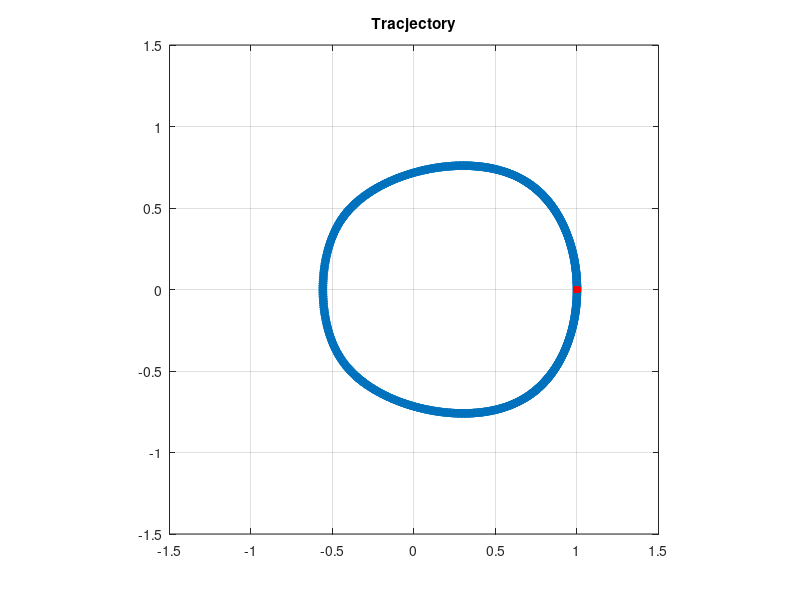

The MATLAB script that drew this image:
clear
% initial parameters
xSun = [0 0 0]';
x0 = [1 0 0]';
v0 = [0 6.3 0]';
h = 0.001;
max_t = 3;
maxStep = round(max_t/h);
xi = x0;
vi = v0;

%initial variables
tracjectory = zeros(3,maxStep);
velocity = tracjectory;
acceleration = tracjectory;
tracjectory(:,1) = x0;
velocity(:,1) = v0;
ri = abs(xi - xSun);
acceleration(:,1) = -4*3.1415^2./norm(ri.*ri).*ri;
% verlet loop
n = 1;
while(n < maxStep)
    % verlet
    ri = xi - xSun;
    ai = -4*3.1415^2./norm(ri.*ri.*ri).*ri;
    xi_1 = xi + h*vi + h^2/2*ai;
    ri_1 = xi_1 - xSun;
    ai_1 = -4*3.1415^2./norm(ri_1.*ri_1.*ri_1).*ri_1;
    vi_1 = vi + h/2*(ai_1+ai);
    % write data
    tracjectory(:,n+1) = xi_1;
    velocity(:,n+1) = vi_1;
    acceleration(:,n+1) = ai_1;
    % move to next step
    xi = xi_1;
    vi = vi_1;    
    n = n+1;
end
% subplot(1,3,1)
% hold on
% plot(tracjectory(1,:),tracjectory(2,:),'*')
% title('Tracjectory');
% scatter(tracjectory(1,1),tracjectory(2,1),'r','filled')
% axis([-1.5 1.5 -1.5 1.5])
% %axis equal
% subplot(1,3,2)
% hold on
% plot(velocity(1,:),velocity(2,:),'*')
% scatter(velocity(1,1),velocity(2,1),'r','filled')
% title('Velocity');
% subplot(1,3,3)
% hold on
% plot(acceleration(1,:),acceleration(2,:),'*')
% scatter(acceleration(1,1),acceleration(2,1),'r','filled')
% title('Acceleration');
hold on
box on
grid on
plot3(tracjectory(1,:),tracjectory(2,:),tracjectory(3,:),'*')
title('Tracjectory');
scatter3(tracjectory(1,1),tracjectory(2,1),tracjectory(3,1),'r','filled')
axis([-1.5 1.5 -1.5 1.5])
axis equal
